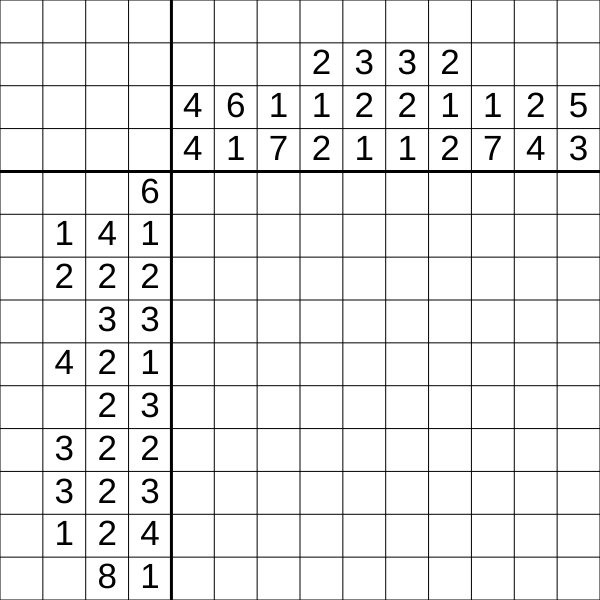
Frame 1 (no input)
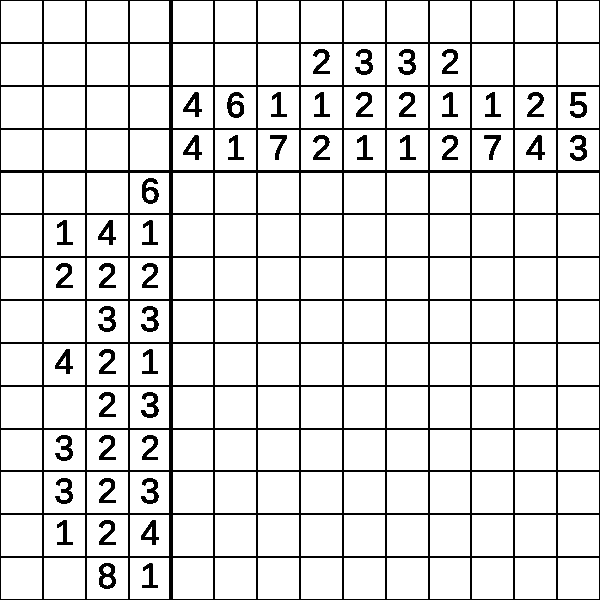
Frame 60 (no input)
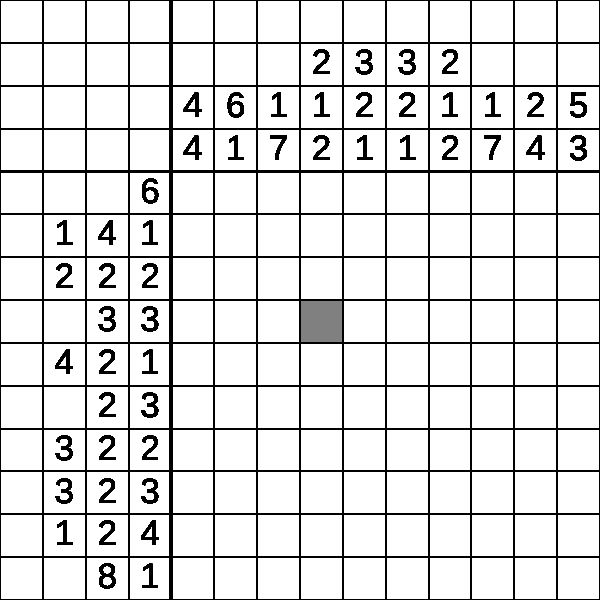
Frame 120 (the mouse pressed at the canvas centre since frame 60)

The p5.js sketch that drew these frames (run headless with seeded random() and noise() and a simulated clock; from frame 60 on, the mouse is pressed at the canvas centre):

// p5.js sketch
// ── sketch.js
let cav = [600, 600];
let xline = 14,
  yline = 14;
let cell = [cav[0] / xline, cav[1] / yline];
let code = [];

let a = 0,
  b = 0;
let a1 = 0,
  b1 = 0;
//code[x][y][p]
//└기준점 셀의 왼쪽 위
//cell[축]
//└전체 셀의 크기
//모든 축 => 0=x축, 1=y축

function setting() {
  for (let j = 0; j < xline; j++) {
    code[j] = [];
    for (let i = 0; i < xline; i++) {
      code[j][i] = [];
      append(code[j][i], (cav[0] / yline) * j);
      append(code[j][i], (cav[1] / xline) * i);
    }
  }
  console.log(code);
}
function draw_grid() {
  strokeWeight(1);
  for (let i = 0; i <= xline; i++) {
    line((width / xline) * i, 0, (width / xline) * i, height);
  }
  for (let i = 0; i <= yline; i++) {
    line(0, (height / yline) * i, width, (height / yline) * i);
  }
}

function setup() {
  window.addEventListener("contextmenu", e => e.preventDefault());
  let cv=createCanvas(cav[0], cav[1]);
  background(255);
  setting();
}

function draw() {
  draw_grid();
  strokeWeight(3);
  line(code[4][3][0], code[4][0][1], code[4][13][0], code[4][13][1] + cell[1]);
  line(code[3][0][1], code[4][3][0], code[4][13][1] + cell[1], code[4][13][0]);
  fill("black");
  textSize(35);
  textAlign(CENTER, CENTER);
  //4=>1
  text("4", code[4][3][0] + cell[0] / 2, code[4][3][1] + cell[1] / 2);
  text("4", code[4][3][0] + cell[0] / 2, code[4][2][1] + cell[1] / 2);
  text("6", code[5][3][0] + cell[0] / 2, code[4][2][1] + cell[1] / 2);
  text("1", code[5][3][0] + cell[0] / 2, code[4][3][1] + cell[1] / 2);
  text("1", code[6][3][0] + cell[0] / 2, code[4][2][1] + cell[1] / 2);
  text("7", code[6][3][0] + cell[0] / 2, code[4][3][1] + cell[1] / 2);
  text("2", code[7][3][0] + cell[0] / 2, code[4][3][1] + cell[1] / 2);
  text("1", code[7][3][0] + cell[0] / 2, code[4][2][1] + cell[1] / 2);
  text("2", code[7][3][0] + cell[0] / 2, code[4][1][1] + cell[1] / 2);
  text("1", code[8][3][0] + cell[0] / 2, code[4][3][1] + cell[1] / 2);
  text("2", code[8][3][0] + cell[0] / 2, code[4][2][1] + cell[1] / 2);
  text("3", code[8][3][0] + cell[0] / 2, code[4][1][1] + cell[1] / 2);
  text("1", code[9][3][0] + cell[0] / 2, code[4][3][1] + cell[1] / 2);
  text("2", code[9][3][0] + cell[0] / 2, code[4][2][1] + cell[1] / 2);
  text("3", code[9][3][0] + cell[0] / 2, code[4][1][1] + cell[1] / 2);
  text("2", code[10][3][0] + cell[0] / 2, code[4][3][1] + cell[1] / 2);
  text("1", code[10][3][0] + cell[0] / 2, code[4][2][1] + cell[1] / 2);
  text("2", code[10][3][0] + cell[0] / 2, code[4][1][1] + cell[1] / 2);
  text("1", code[11][3][0] + cell[0] / 2, code[4][2][1] + cell[1] / 2);
  text("7", code[11][3][0] + cell[0] / 2, code[4][3][1] + cell[1] / 2);
  text("4", code[12][3][0] + cell[0] / 2, code[4][3][1] + cell[1] / 2);
  text("2", code[12][3][0] + cell[0] / 2, code[4][2][1] + cell[1] / 2);
  text("3", code[13][3][0] + cell[0] / 2, code[4][3][1] + cell[1] / 2);
  text("5", code[13][3][0] + cell[0] / 2, code[4][2][1] + cell[1] / 2);

  text("6", code[3][3][0] + cell[0] / 2, code[4][4][1] + cell[1] / 2);
  text("1", code[3][3][0] + cell[0] / 2, code[4][5][1] + cell[1] / 2);
  text("2", code[3][3][0] + cell[0] / 2, code[4][6][1] + cell[1] / 2);
  text("3", code[3][3][0] + cell[0] / 2, code[4][7][1] + cell[1] / 2);
  text("1", code[3][3][0] + cell[0] / 2, code[4][8][1] + cell[1] / 2);
  text("3", code[3][3][0] + cell[0] / 2, code[4][9][1] + cell[1] / 2);
  text("2", code[3][0][0] + cell[0] / 2, code[4][10][1] + cell[1] / 2);
  text("3", code[3][3][0] + cell[0] / 2, code[4][11][1] + cell[1] / 2);
  text("4", code[3][3][0] + cell[0] / 2, code[4][12][1] + cell[1] / 2);
  text("1", code[3][3][0] + cell[0] / 2, code[4][13][1] + cell[1] / 2);

  text("", code[2][3][0] + cell[0] / 2, code[4][4][1] + cell[1] / 2);
  text("4", code[2][3][0] + cell[0] / 2, code[4][5][1] + cell[1] / 2);
  text("2", code[2][3][0] + cell[0] / 2, code[4][6][1] + cell[1] / 2);
  text("3", code[2][3][0] + cell[0] / 2, code[4][7][1] + cell[1] / 2);
  text("2", code[2][3][0] + cell[0] / 2, code[4][8][1] + cell[1] / 2);
  text("2", code[2][3][0] + cell[0] / 2, code[4][9][1] + cell[1] / 2);
  text("2", code[2][0][0] + cell[0] / 2, code[4][10][1] + cell[1] / 2);
  text("2", code[2][3][0] + cell[0] / 2, code[4][11][1] + cell[1] / 2);
  text("2", code[2][3][0] + cell[0] / 2, code[4][12][1] + cell[1] / 2);
  text("8", code[2][3][0] + cell[0] / 2, code[4][13][1] + cell[1] / 2);

  text("", code[1][3][0] + cell[0] / 2, code[4][4][1] + cell[1] / 2);
  text("1", code[1][3][0] + cell[0] / 2, code[4][5][1] + cell[1] / 2);
  text("2", code[1][3][0] + cell[0] / 2, code[4][6][1] + cell[1] / 2);
  text("", code[1][3][0] + cell[0] / 2, code[4][7][1] + cell[1] / 2);
  text("4", code[1][3][0] + cell[0] / 2, code[4][8][1] + cell[1] / 2);
  text("", code[1][3][0] + cell[0] / 2, code[4][9][1] + cell[1] / 2);
  text("3", code[1][0][0] + cell[0] / 2, code[4][10][1] + cell[1] / 2);
  text("3", code[1][3][0] + cell[0] / 2, code[4][11][1] + cell[1] / 2);
  text("1", code[1][3][0] + cell[0] / 2, code[4][12][1] + cell[1] / 2);
  text("", code[1][3][0] + cell[0] / 2, code[4][13][1] + cell[1] / 2);
}

function mousePressed() {
  if (mouseButton == LEFT) {
    a = floor(mouseX / cell[0]);
    b = floor(mouseY / cell[0]);

    if (a >= 4 && b >= 4) {
      fill("gray");
      strokeWeight(1);
      rect(code[a][b][0], code[a][b][1], cell[0], cell[0]);
    }
  }

  if (mouseButton == RIGHT) {
    a1 = floor(mouseX / cell[0]);
    b1 = floor(mouseY / cell[0]);
    if (a >= 4 && b >= 4) {
      fill("white");
      strokeWeight(1);
      rect(code[a1][b1][0], code[a1][b1][1], cell[0], cell[0]);
    }
  }
}
